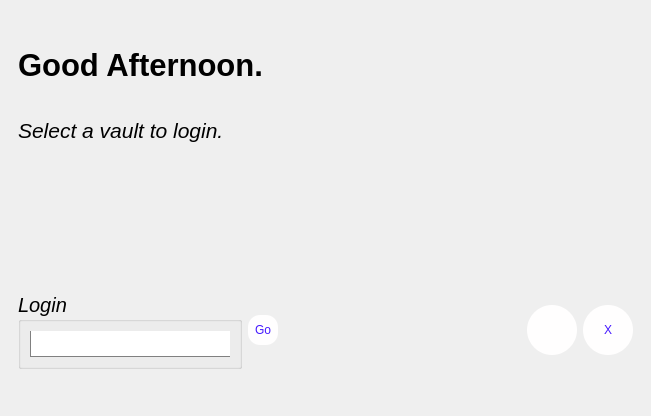
<?xml version="1.0" encoding="UTF-8"?>
<ui version="4.0">
 <class>HomeWindow</class>
 <widget class="QMainWindow" name="HomeWindow">
  <property name="geometry">
   <rect>
    <x>0</x>
    <y>0</y>
    <width>651</width>
    <height>416</height>
   </rect>
  </property>
  <property name="minimumSize">
   <size>
    <width>0</width>
    <height>416</height>
   </size>
  </property>
  <property name="maximumSize">
   <size>
    <width>16777215</width>
    <height>416</height>
   </size>
  </property>
  <property name="font">
   <font>
    <family>Arial</family>
    <pointsize>15</pointsize>
   </font>
  </property>
  <property name="windowTitle">
   <string>MainWindow</string>
  </property>
  <widget class="QWidget" name="centralwidget">
   <layout class="QGridLayout" name="gridLayout_4">
    <item row="0" column="0">
     <widget class="QStackedWidget" name="stackedWidget">
      <property name="currentIndex">
       <number>0</number>
      </property>
      <widget class="QWidget" name="select_vault_screen">
       <layout class="QVBoxLayout" name="verticalLayout_4">
        <item>
         <spacer name="verticalSpacer_3">
          <property name="orientation">
           <enum>Qt::Vertical</enum>
          </property>
          <property name="sizeHint" stdset="0">
           <size>
            <width>20</width>
            <height>40</height>
           </size>
          </property>
         </spacer>
        </item>
        <item>
         <widget class="QLabel" name="label_4">
          <property name="font">
           <font>
            <family>Arial</family>
            <pointsize>23</pointsize>
            <italic>false</italic>
            <bold>true</bold>
            <underline>false</underline>
           </font>
          </property>
          <property name="text">
           <string>Good Afternoon.</string>
          </property>
         </widget>
        </item>
        <item>
         <spacer name="verticalSpacer_7">
          <property name="orientation">
           <enum>Qt::Vertical</enum>
          </property>
          <property name="sizeHint" stdset="0">
           <size>
            <width>20</width>
            <height>40</height>
           </size>
          </property>
         </spacer>
        </item>
        <item>
         <widget class="QLabel" name="label_5">
          <property name="font">
           <font>
            <family>Arial</family>
            <pointsize>16</pointsize>
            <italic>true</italic>
           </font>
          </property>
          <property name="text">
           <string>Select a vault to login.</string>
          </property>
         </widget>
        </item>
        <item>
         <widget class="QListWidget" name="vaults_list">
          <property name="maximumSize">
           <size>
            <width>16777215</width>
            <height>120</height>
           </size>
          </property>
          <property name="font">
           <font>
            <family>.AppleSystemUIFont</family>
            <pointsize>11</pointsize>
           </font>
          </property>
          <property name="cursor" stdset="0">
           <cursorShape>PointingHandCursor</cursorShape>
          </property>
          <property name="styleSheet">
           <string notr="true">QListWidget {
        background-color: transparent;
    }

    QListWidget::Item {
        background-color: #3498db; /* Set your desired background color */
        color: white; /* Set text color */
		width: 50%;
		height: 50%;
        border-radius: 35%; /* Make it circular */
        padding: 10px; /* Adjust padding as needed */
        margin: 11px; /* Adjust margins as needed */
    }

    QListWidget::Item:selected {
        background-color: #2980b9; /* Set the selected item color */
    }</string>
          </property>
          <property name="flow">
           <enum>QListView::LeftToRight</enum>
          </property>
         </widget>
        </item>
        <item>
         <spacer name="verticalSpacer_5">
          <property name="orientation">
           <enum>Qt::Vertical</enum>
          </property>
          <property name="sizeHint" stdset="0">
           <size>
            <width>20</width>
            <height>40</height>
           </size>
          </property>
         </spacer>
        </item>
        <item>
         <layout class="QHBoxLayout" name="horizontalLayout_6">
          <item alignment="Qt::AlignRight">
           <widget class="QGroupBox" name="groupBox">
            <property name="minimumSize">
             <size>
              <width>200</width>
              <height>0</height>
             </size>
            </property>
            <property name="font">
             <font>
              <family>Arial</family>
              <pointsize>15</pointsize>
              <italic>true</italic>
             </font>
            </property>
            <property name="title">
             <string>Login</string>
            </property>
            <layout class="QHBoxLayout" name="horizontalLayout_5">
             <item>
              <widget class="QLineEdit" name="login_edit">
               <property name="minimumSize">
                <size>
                 <width>200</width>
                 <height>26</height>
                </size>
               </property>
               <property name="styleSheet">
                <string notr="true">QLineEdit{
min-height: 25%;
border-bottom: 1px solid grey;
border-left: 1px solid grey;
border-top: none;
border-right: none;
}</string>
               </property>
              </widget>
             </item>
            </layout>
           </widget>
          </item>
          <item alignment="Qt::AlignLeft">
           <widget class="QPushButton" name="login_button">
            <property name="cursor">
             <cursorShape>PointingHandCursor</cursorShape>
            </property>
            <property name="styleSheet">
             <string notr="true">QPushButton{
width: 30px;
height: 30px;
border-radius: 12px;
background-color: rgb(255, 254, 254);
color: rgb(69, 25, 255);
}</string>
            </property>
            <property name="text">
             <string>Go</string>
            </property>
           </widget>
          </item>
          <item>
           <spacer name="horizontalSpacer_2">
            <property name="orientation">
             <enum>Qt::Horizontal</enum>
            </property>
            <property name="sizeHint" stdset="0">
             <size>
              <width>40</width>
              <height>20</height>
             </size>
            </property>
           </spacer>
          </item>
          <item>
           <widget class="QPushButton" name="add_vault_bttn">
            <property name="font">
             <font>
              <family>.AppleSystemUIFont</family>
              <pointsize>13</pointsize>
             </font>
            </property>
            <property name="cursor">
             <cursorShape>PointingHandCursor</cursorShape>
            </property>
            <property name="styleSheet">
             <string notr="true">QPushButton{
width: 50px;
height: 50px;
border-radius: 25px;
background-color: rgb(255, 254, 254);
color: rgb(69, 25, 255);
}</string>
            </property>
            <property name="text">
             <string/>
            </property>
            <property name="icon">
             <iconset>
              <normaloff>../images/add_btn.png</normaloff>../images/add_btn.png</iconset>
            </property>
            <property name="iconSize">
             <size>
              <width>40</width>
              <height>40</height>
             </size>
            </property>
           </widget>
          </item>
          <item>
           <widget class="QPushButton" name="delete_vault_bttn">
            <property name="cursor">
             <cursorShape>PointingHandCursor</cursorShape>
            </property>
            <property name="styleSheet">
             <string notr="true">QPushButton{
width: 50px;
height: 50px;
border-radius: 25px;
background-color: rgb(255, 254, 254);
color: rgb(69, 25, 255);
}</string>
            </property>
            <property name="text">
             <string>X</string>
            </property>
           </widget>
          </item>
         </layout>
        </item>
        <item>
         <spacer name="verticalSpacer_4">
          <property name="orientation">
           <enum>Qt::Vertical</enum>
          </property>
          <property name="sizeHint" stdset="0">
           <size>
            <width>20</width>
            <height>40</height>
           </size>
          </property>
         </spacer>
        </item>
       </layout>
      </widget>
      <widget class="QWidget" name="new_vault_screen">
       <layout class="QVBoxLayout" name="verticalLayout">
        <item>
         <spacer name="verticalSpacer_8">
          <property name="orientation">
           <enum>Qt::Vertical</enum>
          </property>
          <property name="sizeHint" stdset="0">
           <size>
            <width>20</width>
            <height>40</height>
           </size>
          </property>
         </spacer>
        </item>
        <item alignment="Qt::AlignHCenter">
         <widget class="QLabel" name="label_6">
          <property name="font">
           <font>
            <family>Arial</family>
            <pointsize>19</pointsize>
            <italic>false</italic>
            <bold>false</bold>
           </font>
          </property>
          <property name="text">
           <string>Create a Vault</string>
          </property>
         </widget>
        </item>
        <item>
         <widget class="QLabel" name="label_7">
          <property name="font">
           <font>
            <family>Arial</family>
            <pointsize>15</pointsize>
           </font>
          </property>
          <property name="styleSheet">
           <string notr="true"/>
          </property>
          <property name="text">
           <string>Name</string>
          </property>
         </widget>
        </item>
        <item>
         <widget class="QLineEdit" name="new_name_edit">
          <property name="font">
           <font>
            <family>Arial</family>
            <pointsize>15</pointsize>
           </font>
          </property>
          <property name="styleSheet">
           <string notr="true">QLineEdit{
min-height: 35%;
border-bottom: 1px solid grey;
border-left: 1px solid grey;
border-top: none;
border-right: none;
}</string>
          </property>
          <property name="text">
           <string/>
          </property>
          <property name="placeholderText">
           <string>Enter a name for this vault.</string>
          </property>
         </widget>
        </item>
        <item>
         <spacer name="verticalSpacer_2">
          <property name="orientation">
           <enum>Qt::Vertical</enum>
          </property>
          <property name="sizeHint" stdset="0">
           <size>
            <width>20</width>
            <height>40</height>
           </size>
          </property>
         </spacer>
        </item>
        <item>
         <widget class="QLabel" name="label_8">
          <property name="text">
           <string>Email</string>
          </property>
         </widget>
        </item>
        <item>
         <widget class="QLineEdit" name="new_email_edit">
          <property name="styleSheet">
           <string notr="true">QLineEdit{
min-height: 35%;
border-bottom: 1px solid grey;
border-left: 1px solid grey;
border-top: none;
border-right: none;
}</string>
          </property>
          <property name="placeholderText">
           <string>Enter an email (for password reset purposes only).</string>
          </property>
         </widget>
        </item>
        <item>
         <spacer name="verticalSpacer_9">
          <property name="orientation">
           <enum>Qt::Vertical</enum>
          </property>
          <property name="sizeHint" stdset="0">
           <size>
            <width>20</width>
            <height>40</height>
           </size>
          </property>
         </spacer>
        </item>
        <item>
         <widget class="QLabel" name="label_9">
          <property name="text">
           <string>Password</string>
          </property>
         </widget>
        </item>
        <item>
         <widget class="QLineEdit" name="new_pw_edit">
          <property name="styleSheet">
           <string notr="true">QLineEdit{
min-height: 35%;
border-bottom: 1px solid grey;
border-left: 1px solid grey;
border-top: none;
border-right: none;
}</string>
          </property>
          <property name="placeholderText">
           <string>Enter a password.</string>
          </property>
         </widget>
        </item>
        <item>
         <spacer name="verticalSpacer">
          <property name="orientation">
           <enum>Qt::Vertical</enum>
          </property>
          <property name="sizeHint" stdset="0">
           <size>
            <width>20</width>
            <height>40</height>
           </size>
          </property>
         </spacer>
        </item>
        <item>
         <layout class="QHBoxLayout" name="horizontalLayout_7">
          <item alignment="Qt::AlignLeft">
           <widget class="QPushButton" name="back_button">
            <property name="text">
             <string>&lt; Back</string>
            </property>
           </widget>
          </item>
          <item alignment="Qt::AlignRight">
           <widget class="QPushButton" name="create_button">
            <property name="text">
             <string>Create</string>
            </property>
           </widget>
          </item>
         </layout>
        </item>
        <item>
         <spacer name="verticalSpacer_10">
          <property name="orientation">
           <enum>Qt::Vertical</enum>
          </property>
          <property name="sizeHint" stdset="0">
           <size>
            <width>20</width>
            <height>40</height>
           </size>
          </property>
         </spacer>
        </item>
       </layout>
      </widget>
      <widget class="QWidget" name="main_screen">
       <layout class="QGridLayout" name="gridLayout_5">
        <item row="1" column="0">
         <widget class="QTabWidget" name="tabWidget">
          <property name="baseSize">
           <size>
            <width>0</width>
            <height>0</height>
           </size>
          </property>
          <property name="styleSheet">
           <string notr="true">QTabWidget::tab-bar {
        alignment: center;
    }

    QTabBar::tab {
        background-color: #3498db; /* Tab background color */
        color: #FFFFFF; /* Tab text color */
        padding: 8px 16px; /* Tab padding */
        border: 1px solid #2980b9; /* Tab border */
        border-top-left-radius: 4px;
        border-top-right-radius: 4px;
    }

    QTabBar::tab:selected {
        background-color: #2980b9; /* Selected tab background color */
        color: #FFFFFF; /* Selected tab text color */
    }

    QTabBar::tab:hover {
        background-color: #4aa3df; /* Hovered tab background color */
    }</string>
          </property>
          <property name="tabPosition">
           <enum>QTabWidget::North</enum>
          </property>
          <property name="tabShape">
           <enum>QTabWidget::Rounded</enum>
          </property>
          <property name="currentIndex">
           <number>0</number>
          </property>
          <property name="elideMode">
           <enum>Qt::ElideRight</enum>
          </property>
          <widget class="QWidget" name="addTab">
           <attribute name="title">
            <string>Add</string>
           </attribute>
           <layout class="QGridLayout" name="gridLayout_2">
            <item row="1" column="0">
             <widget class="QLineEdit" name="email_eddit">
              <property name="styleSheet">
               <string notr="true">QLineEdit{
height: 25px;
border-top: none;
border-bottom: 1px solid grey;
border-left: 1px solid grey;
}
</string>
              </property>
              <property name="placeholderText">
               <string>Username/ Email</string>
              </property>
             </widget>
            </item>
            <item row="0" column="0">
             <widget class="QLineEdit" name="account_name_edit">
              <property name="maximumSize">
               <size>
                <width>16777215</width>
                <height>16777215</height>
               </size>
              </property>
              <property name="styleSheet">
               <string notr="true">QLineEdit{
height: 25px;
border-top: none;
border-bottom: 1px solid grey;
border-left: 1px solid grey;
margin-top: 10px;
margin-bottom: 10px;
}
</string>
              </property>
              <property name="placeholderText">
               <string>Account Name</string>
              </property>
             </widget>
            </item>
            <item row="3" column="0">
             <widget class="QLineEdit" name="acct_pw_edit">
              <property name="minimumSize">
               <size>
                <width>0</width>
                <height>30</height>
               </size>
              </property>
              <property name="styleSheet">
               <string notr="true">QLineEdit{
height: 25px;
border-top: none;
border-bottom: 1px solid grey;
border-left: 1px solid grey;
margin-top: 19px;

}
</string>
              </property>
              <property name="placeholderText">
               <string>Password</string>
              </property>
             </widget>
            </item>
            <item row="7" column="0">
             <layout class="QHBoxLayout" name="horizontalLayout_8">
              <item>
               <widget class="QPushButton" name="back_to_select_bttn">
                <property name="styleSheet">
                 <string notr="true">QPushButton{
width: 50px;
height: 50px;
border-radius: 25px;
background-color: rgb(255, 254, 254);
color: rgb(69, 25, 255);
}</string>
                </property>
                <property name="text">
                 <string>Back to Vaults</string>
                </property>
               </widget>
              </item>
              <item>
               <spacer name="horizontalSpacer_4">
                <property name="orientation">
                 <enum>Qt::Horizontal</enum>
                </property>
                <property name="sizeType">
                 <enum>QSizePolicy::Minimum</enum>
                </property>
                <property name="sizeHint" stdset="0">
                 <size>
                  <width>40</width>
                  <height>20</height>
                 </size>
                </property>
               </spacer>
              </item>
              <item>
               <widget class="QPushButton" name="add_acct_bttn">
                <property name="minimumSize">
                 <size>
                  <width>0</width>
                  <height>0</height>
                 </size>
                </property>
                <property name="maximumSize">
                 <size>
                  <width>16777215</width>
                  <height>16777215</height>
                 </size>
                </property>
                <property name="cursor">
                 <cursorShape>PointingHandCursor</cursorShape>
                </property>
                <property name="styleSheet">
                 <string notr="true">QPushButton{
width: 50px;
height: 50px;
border-radius: 25px;
background-color: rgb(255, 254, 254);
color: rgb(69, 25, 255);
}</string>
                </property>
                <property name="text">
                 <string>Add Account</string>
                </property>
               </widget>
              </item>
             </layout>
            </item>
            <item row="2" column="0">
             <widget class="QGroupBox" name="groupBox">
              <property name="minimumSize">
               <size>
                <width>0</width>
                <height>90</height>
               </size>
              </property>
              <property name="maximumSize">
               <size>
                <width>16777215</width>
                <height>60</height>
               </size>
              </property>
              <property name="font">
               <font>
                <family>Arial</family>
                <pointsize>15</pointsize>
                <italic>true</italic>
               </font>
              </property>
              <property name="styleSheet">
               <string notr="true">QGroupBox{
background-color: transparent;
}</string>
              </property>
              <property name="title">
               <string>Password Options (Or type below for custom password)</string>
              </property>
              <layout class="QGridLayout" name="gridLayout_7">
               <item row="0" column="0">
                <layout class="QHBoxLayout" name="horizontalLayout_3">
                 <property name="spacing">
                  <number>0</number>
                 </property>
                 <item alignment="Qt::AlignLeft">
                  <widget class="QLabel" name="label_3">
                   <property name="text">
                    <string>Length:</string>
                   </property>
                  </widget>
                 </item>
                 <item alignment="Qt::AlignLeft">
                  <widget class="QSpinBox" name="pw_length_edit">
                   <property name="maximumSize">
                    <size>
                     <width>50</width>
                     <height>16777215</height>
                    </size>
                   </property>
                   <property name="inputMethodHints">
                    <set>Qt::ImhDigitsOnly|Qt::ImhHiddenText|Qt::ImhPreferNumbers</set>
                   </property>
                   <property name="minimum">
                    <number>8</number>
                   </property>
                   <property name="value">
                    <number>10</number>
                   </property>
                  </widget>
                 </item>
                 <item>
                  <spacer name="horizontalSpacer">
                   <property name="orientation">
                    <enum>Qt::Horizontal</enum>
                   </property>
                   <property name="sizeHint" stdset="0">
                    <size>
                     <width>40</width>
                     <height>20</height>
                    </size>
                   </property>
                  </spacer>
                 </item>
                </layout>
               </item>
               <item row="0" column="4" colspan="2">
                <widget class="QGroupBox" name="options_group_box">
                 <layout class="QHBoxLayout" name="horizontalLayout_2">
                  <property name="sizeConstraint">
                   <enum>QLayout::SetMaximumSize</enum>
                  </property>
                  <item alignment="Qt::AlignLeft">
                   <widget class="QCheckBox" name="numbers_chkbox">
                    <property name="layoutDirection">
                     <enum>Qt::LeftToRight</enum>
                    </property>
                    <property name="text">
                     <string>Numbers</string>
                    </property>
                   </widget>
                  </item>
                  <item>
                   <widget class="QCheckBox" name="special_char_chkbox">
                    <property name="text">
                     <string>Special Characters</string>
                    </property>
                   </widget>
                  </item>
                  <item>
                   <widget class="QCheckBox" name="uppercase_chkbox">
                    <property name="text">
                     <string>Uppercase</string>
                    </property>
                   </widget>
                  </item>
                 </layout>
                </widget>
               </item>
               <item row="0" column="6">
                <widget class="QPushButton" name="generate_pw_bttn">
                 <property name="maximumSize">
                  <size>
                   <width>80</width>
                   <height>16777215</height>
                  </size>
                 </property>
                 <property name="styleSheet">
                  <string notr="true">QPushButton{
width: 500px;
height: 50px;
border-radius: 10px;
background-color: rgb(255, 254, 254);
color: rgb(69, 25, 255);
}</string>
                 </property>
                 <property name="text">
                  <string>Generate</string>
                 </property>
                </widget>
               </item>
              </layout>
             </widget>
            </item>
           </layout>
          </widget>
          <widget class="QWidget" name="viewTab">
           <attribute name="title">
            <string>View</string>
           </attribute>
           <layout class="QGridLayout" name="gridLayout">
            <item row="0" column="2" rowspan="2">
             <widget class="QGroupBox" name="groupBox_2">
              <property name="title">
               <string/>
              </property>
              <layout class="QVBoxLayout" name="verticalLayout_2">
               <item alignment="Qt::AlignHCenter">
                <widget class="QLabel" name="current_acct_label">
                 <property name="text">
                  <string>Website</string>
                 </property>
                </widget>
               </item>
               <item>
                <widget class="QGroupBox" name="horizontalGroupBox">
                 <property name="title">
                  <string>Email</string>
                 </property>
                 <layout class="QHBoxLayout" name="horizontalLayout_9">
                  <item>
                   <widget class="QLineEdit" name="show_email_edit">
                    <property name="enabled">
                     <bool>false</bool>
                    </property>
                   </widget>
                  </item>
                  <item>
                   <widget class="QPushButton" name="copy_email_bttn">
                    <property name="styleSheet">
                     <string notr="true">QPushButton{
width: 35px;
height: 35px;
border-radius: 8px;
background-color: rgb(255, 254, 254);
color: rgb(69, 25, 255);
}</string>
                    </property>
                    <property name="text">
                     <string>Copy</string>
                    </property>
                   </widget>
                  </item>
                 </layout>
                </widget>
               </item>
               <item>
                <widget class="QGroupBox" name="horizontalGroupBox_2">
                 <property name="title">
                  <string>Password</string>
                 </property>
                 <layout class="QHBoxLayout" name="horizontalLayout_10">
                  <item>
                   <widget class="QLineEdit" name="show_pw_edit">
                    <property name="enabled">
                     <bool>false</bool>
                    </property>
                   </widget>
                  </item>
                  <item>
                   <widget class="QPushButton" name="copy_pw_bttn">
                    <property name="styleSheet">
                     <string notr="true">QPushButton{
width: 35px;
height: 35px;
border-radius: 8px;
background-color: rgb(255, 254, 254);
color: rgb(69, 25, 255);
}</string>
                    </property>
                    <property name="text">
                     <string>Copy</string>
                    </property>
                   </widget>
                  </item>
                 </layout>
                </widget>
               </item>
               <item>
                <layout class="QHBoxLayout" name="horizontalLayout_4">
                 <item>
                  <widget class="QPushButton" name="delete_acct_bttn">
                   <property name="styleSheet">
                    <string notr="true">QPushButton{
width: 50px;
height: 50px;
border-radius: 25px;
background-color: rgb(255, 254, 254);
color: rgb(69, 25, 255);
}</string>
                   </property>
                   <property name="text">
                    <string>Delete</string>
                   </property>
                  </widget>
                 </item>
                 <item>
                  <spacer name="horizontalSpacer_3">
                   <property name="orientation">
                    <enum>Qt::Horizontal</enum>
                   </property>
                   <property name="sizeType">
                    <enum>QSizePolicy::Minimum</enum>
                   </property>
                   <property name="sizeHint" stdset="0">
                    <size>
                     <width>40</width>
                     <height>20</height>
                    </size>
                   </property>
                  </spacer>
                 </item>
                 <item>
                  <widget class="QPushButton" name="edit_acct_bttn">
                   <property name="styleSheet">
                    <string notr="true">QPushButton{
width: 50px;
height: 50px;
border-radius: 25px;
background-color: rgb(255, 254, 254);
color: rgb(69, 25, 255);
}</string>
                   </property>
                   <property name="text">
                    <string>Edit</string>
                   </property>
                  </widget>
                 </item>
                </layout>
               </item>
              </layout>
             </widget>
            </item>
            <item row="0" column="1" rowspan="2" alignment="Qt::AlignLeft">
             <widget class="QListWidget" name="accounts_table">
              <property name="minimumSize">
               <size>
                <width>0</width>
                <height>250</height>
               </size>
              </property>
              <property name="maximumSize">
               <size>
                <width>200</width>
                <height>16777215</height>
               </size>
              </property>
              <property name="autoFillBackground">
               <bool>false</bool>
              </property>
              <property name="styleSheet">
               <string notr="true">QListWidget {
        background-color: #303030; /* Dark background color */
        color: #FFFFFF; /* Text color */
        border: 1px solid #505050; /* Border color */
        outline: none;
    }
    
    QListWidget::item {
        background-color: #404040; /* Item background color */
        border: 1px solid #505050; /* Item border color */
        padding: 10px;
	   margin: 5px;
		border-radius: 10px;
    }

    QListWidget::item:selected {
        background-color: #3498db; /* Selected item background color */
        color: #FFFFFF; /* Selected item text color */
    }

    QListWidget::item:hover {
        background-color: #505050; /* Hovered item background color */
    }</string>
              </property>
              <property name="frameShape">
               <enum>QFrame::NoFrame</enum>
              </property>
              <property name="frameShadow">
               <enum>QFrame::Plain</enum>
              </property>
              <property name="editTriggers">
               <set>QAbstractItemView::NoEditTriggers</set>
              </property>
              <property name="dragDropOverwriteMode">
               <bool>false</bool>
              </property>
              <property name="alternatingRowColors">
               <bool>false</bool>
              </property>
              <property name="selectionMode">
               <enum>QAbstractItemView::SingleSelection</enum>
              </property>
             </widget>
            </item>
           </layout>
          </widget>
         </widget>
        </item>
       </layout>
      </widget>
     </widget>
    </item>
   </layout>
  </widget>
 </widget>
 <resources/>
 <connections/>
</ui>
